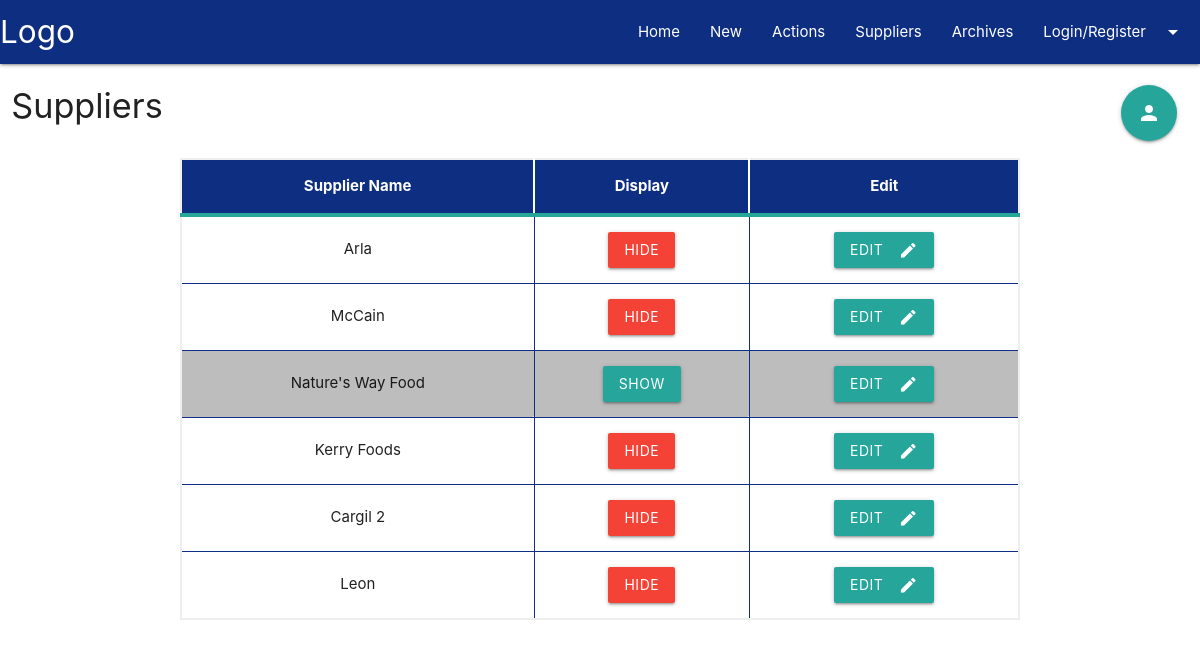
Before: /suppliers with the older database file.
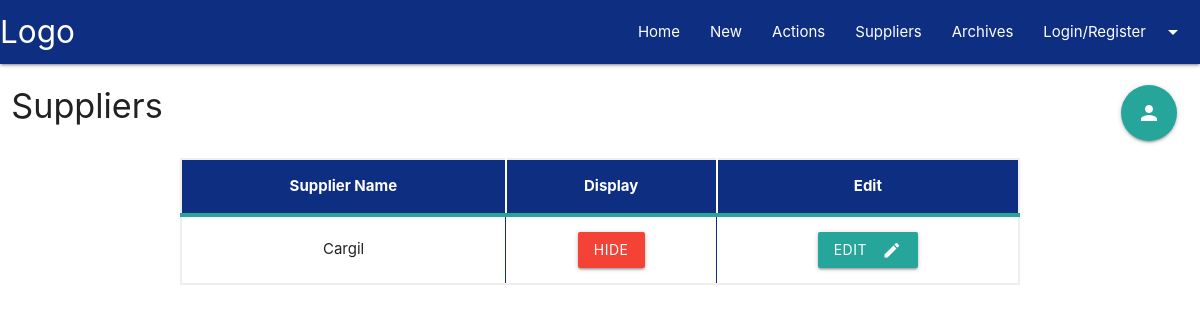
After: the same page with the newer database file.
### tracker/models.py (models this page shows)
class Suppliers(db.Model):
    id = db.Column(db.Integer, primary_key=True)
    supplier_name = db.Column(db.String(80), nullable=False)
    display = db.Column(db.Boolean, default=True)
    suppliers = db.relationship(
        'Posts',
        foreign_keys='Posts.supplier_id',
        backref='supplier',
        lazy=True
    )

### tracker/routes/supplier.py (the view)
@supplier.route('/suppliers', methods=['GET', 'POST'])
def suppliers():
    suppliers = Suppliers.query.all()
    return render_template('suppliers.html', suppliers=suppliers)

### tracker/templates/suppliers.html (shortened to what this page needs)
{% extends 'base.html' %}  {% block content %}
<div class="container-fluid">
    <div class="row">
        <div class="col s12">
            <h4>Suppliers</h4>
        </div>
    </div>
</div>
<div class="container">
    <div class="row">
            <table class=" highlight centered branded-table">
                <thead>
                    <tr>
                        <th>Supplier Name</th>
                        <th>Display</th>
                        <th>Edit</th>
                    </tr>
                </thead>
                <tbody>
                    {% for supplier in suppliers %}
                        {% if supplier.display %}
                        <tr>
                            <td>{{ supplier.supplier_name }}</td>
                            <td><a href="{{ url_for('supplier.supplier_display', supplier_id=supplier.id) }}" class="btn waves-effect waves-light red">Hide</a></td>
                            <td><a href="{{ url_for('supplier.supplier_edit', supplier_id=supplier.id) }}" class="btn waves-effect waves-light">Edit<i class="material-icons right">edit</i></a></td>
                        </tr>
                        {% else %}
                        <tr class="grey lighten-1">
                            <td>{{ supplier.supplier_name }}</td>
                            <td><a href="{{ url_for('supplier.supplier_display', supplier_id=supplier.id) }}" class="btn waves-effect waves-light">Show</a></td>
                            <td><a href="{{ url_for('supplier.supplier_edit', supplier_id=supplier.id) }}" class="btn waves-effect waves-light">Edit<i class="material-icons right">edit</i></a></td>
                        </tr>
                        {% endif %}
                    {% endfor %}
                </tbody>
            </table>
    </div>
</div>
<div class="fixed-action-btn">
    <a class="btn-floating btn-large tooltipped" data-position="left" data-tooltip="Add a Supplier" href="{{ url_for('supplier.supplier_add') }}">
        <i class="material-icons left">person</i>
    </a>
</div>
{% endblock content %}

### tracker/templates/base.html (shortened to what this page needs)
<!DOCTYPE html>
<html>
<head>
    <link rel="stylesheet" href="https://cdnjs.cloudflare.com/ajax/libs/materialize/1.0.0/css/materialize.min.css">
    <link rel="stylesheet" href="{{ url_for('static', filename='css/main.css') }}" type="text/css" />
</head>
<body>
    <div class="navbar-fixed">
        <nav>
            <div class="nav-wrapper branded-blue">
                <a href="{{ url_for('main.index') }}" class="brand-logo">Logo</a>
                <ul class="right hide-on-med-and-down">
                    <li><a href="{{ url_for('main.index') }}">Home</a></li>
                    <li><a href="{{ url_for('main.add_request') }}">New</a></li>
                    <li><a href="{{ url_for('action.action_outstanding') }}">Actions</a></li>
                    <li><a href="{{ url_for('supplier.suppliers') }}">Suppliers</a></li>
                    <li><a href="{{ url_for('main.archives') }}">Archives</a></li>
                    <li><a class="dropdown-trigger" href="#!" data-target="dropdown1">
                        {% if current_user.is_authenticated %}{{ current_user.username }}{% else %}Login/Register{% endif %}
                        <i class="material-icons right">arrow_drop_down</i>
                    </a></li>
                </ul>
            </div>
        </nav>
    </div>
    {% block content %} {% endblock %}
</body>
</html>

### tracker/static/css/main.css (style rules this page uses)
.branded-blue { background-color: #0d2e81; }
.fixed-action-btn { top: 85px; bottom: auto; }
table.branded-table { border: 2px solid #EEEEEE; text-align: center; border-collapse: collapse; }
table.branded-product-table td, table.branded-product-table th, table.branded-table td, table.branded-table th { border: 1px solid #0D2E81; }
table.branded-product-table thead, table.branded-table thead { background: #0D2E81; border-bottom: 4px solid #26A699; }
table.branded-product-table thead th, table.branded-table thead th { font-weight: bold; color: #FFFFFF; text-align: center; border-left: 2px solid #FFFFFF; }
table.branded-product-table thead th:first-child, table.branded-table thead th:first-child { border-left: none; }

Changed rows visible on the page:
removed Suppliers: supplier_name "McCain"
removed Suppliers: supplier_name "Nature's Way Food"
removed Suppliers: supplier_name "Kerry Foods"
removed Suppliers: supplier_name "Cargil 2"
removed Suppliers: supplier_name "Leon"
changed Suppliers: supplier_name "Arla" → "Cargil"
